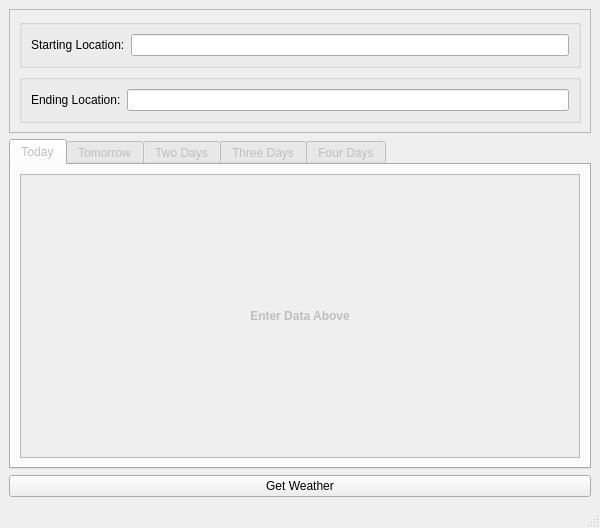
<?xml version="1.0" encoding="UTF-8"?>
<ui version="4.0">
 <class>MainWindow</class>
 <widget class="QMainWindow" name="MainWindow">
  <property name="geometry">
   <rect>
    <x>0</x>
    <y>0</y>
    <width>600</width>
    <height>528</height>
   </rect>
  </property>
  <property name="windowTitle">
   <string>Weather Trek</string>
  </property>
  <widget class="QWidget" name="centralwidget">
   <layout class="QVBoxLayout" name="verticalLayout_3">
    <item>
     <widget class="QFrame" name="frame">
      <property name="frameShape">
       <enum>QFrame::StyledPanel</enum>
      </property>
      <property name="frameShadow">
       <enum>QFrame::Raised</enum>
      </property>
      <layout class="QVBoxLayout" name="verticalLayout_2">
       <item>
        <widget class="QGroupBox" name="groupBox">
         <property name="title">
          <string/>
         </property>
         <layout class="QHBoxLayout" name="horizontalLayout_2">
          <item>
           <widget class="QLabel" name="startLabel">
            <property name="text">
             <string>Starting Location:</string>
            </property>
           </widget>
          </item>
          <item>
           <widget class="QLineEdit" name="startText"/>
          </item>
         </layout>
        </widget>
       </item>
       <item>
        <widget class="QGroupBox" name="groupBox_2">
         <property name="title">
          <string/>
         </property>
         <layout class="QHBoxLayout" name="horizontalLayout">
          <item>
           <widget class="QLabel" name="endLabel">
            <property name="text">
             <string>Ending Location:</string>
            </property>
           </widget>
          </item>
          <item>
           <widget class="QLineEdit" name="endText"/>
          </item>
         </layout>
        </widget>
       </item>
      </layout>
     </widget>
    </item>
    <item>
     <widget class="QTabWidget" name="reportTab">
      <property name="enabled">
       <bool>false</bool>
      </property>
      <property name="currentIndex">
       <number>0</number>
      </property>
      <widget class="QWidget" name="todayTab">
       <attribute name="title">
        <string>Today</string>
       </attribute>
       <layout class="QVBoxLayout" name="todayLayoutMain">
        <item>
         <widget class="QScrollArea" name="todayScroll">
          <property name="widgetResizable">
           <bool>true</bool>
          </property>
          <widget class="QWidget" name="todayScrollArea">
           <property name="geometry">
            <rect>
             <x>0</x>
             <y>0</y>
             <width>558</width>
             <height>203</height>
            </rect>
           </property>
           <layout class="QVBoxLayout" name="todayLayout">
            <item>
             <widget class="QLabel" name="todayDate">
              <property name="text">
               <string>&lt;html&gt;&lt;head/&gt;&lt;body&gt;&lt;p align=&quot;center&quot;&gt;&lt;span style=&quot; font-weight:600;&quot;&gt;Enter Data Above&lt;/span&gt;&lt;/p&gt;&lt;/body&gt;&lt;/html&gt;</string>
              </property>
             </widget>
            </item>
           </layout>
          </widget>
         </widget>
        </item>
       </layout>
      </widget>
      <widget class="QWidget" name="tomorrowTab">
       <attribute name="title">
        <string>Tomorrow</string>
       </attribute>
       <layout class="QVBoxLayout" name="tomorrowLayoutMain">
        <item>
         <widget class="QScrollArea" name="tomorrowScroll">
          <property name="widgetResizable">
           <bool>true</bool>
          </property>
          <widget class="QWidget" name="tomorrowScrollArea">
           <property name="geometry">
            <rect>
             <x>0</x>
             <y>0</y>
             <width>558</width>
             <height>203</height>
            </rect>
           </property>
           <layout class="QVBoxLayout" name="tomorrowLayout">
            <item>
             <widget class="QLabel" name="tomorrowDate">
              <property name="text">
               <string>&lt;html&gt;&lt;head/&gt;&lt;body&gt;&lt;p align=&quot;center&quot;&gt;&lt;span style=&quot; font-weight:600;&quot;&gt;Date&lt;/span&gt;&lt;/p&gt;&lt;/body&gt;&lt;/html&gt;</string>
              </property>
             </widget>
            </item>
           </layout>
          </widget>
         </widget>
        </item>
       </layout>
      </widget>
      <widget class="QWidget" name="twoTab">
       <attribute name="title">
        <string>Two Days</string>
       </attribute>
       <layout class="QVBoxLayout" name="twoLayoutMain">
        <item>
         <widget class="QScrollArea" name="twoScroll">
          <property name="widgetResizable">
           <bool>true</bool>
          </property>
          <widget class="QWidget" name="twoScrollArea">
           <property name="geometry">
            <rect>
             <x>0</x>
             <y>0</y>
             <width>558</width>
             <height>203</height>
            </rect>
           </property>
           <layout class="QVBoxLayout" name="twoLayout">
            <item>
             <widget class="QLabel" name="twoDate">
              <property name="text">
               <string>&lt;html&gt;&lt;head/&gt;&lt;body&gt;&lt;p align=&quot;center&quot;&gt;&lt;span style=&quot; font-weight:600;&quot;&gt;Date&lt;/span&gt;&lt;/p&gt;&lt;/body&gt;&lt;/html&gt;</string>
              </property>
             </widget>
            </item>
           </layout>
          </widget>
         </widget>
        </item>
       </layout>
      </widget>
      <widget class="QWidget" name="threeTab">
       <attribute name="title">
        <string>Three Days</string>
       </attribute>
       <layout class="QVBoxLayout" name="threeLayoutMain">
        <item>
         <widget class="QScrollArea" name="threeScroll">
          <property name="widgetResizable">
           <bool>true</bool>
          </property>
          <widget class="QWidget" name="threeScrollArea">
           <property name="geometry">
            <rect>
             <x>0</x>
             <y>0</y>
             <width>558</width>
             <height>203</height>
            </rect>
           </property>
           <layout class="QVBoxLayout" name="threeLayout">
            <item>
             <widget class="QLabel" name="threeDate">
              <property name="text">
               <string>&lt;html&gt;&lt;head/&gt;&lt;body&gt;&lt;p align=&quot;center&quot;&gt;&lt;span style=&quot; font-weight:600;&quot;&gt;Date&lt;/span&gt;&lt;/p&gt;&lt;/body&gt;&lt;/html&gt;</string>
              </property>
             </widget>
            </item>
           </layout>
          </widget>
         </widget>
        </item>
       </layout>
      </widget>
      <widget class="QWidget" name="fourTab">
       <attribute name="title">
        <string>Four Days</string>
       </attribute>
       <layout class="QVBoxLayout" name="fourLayoutMain">
        <item>
         <widget class="QScrollArea" name="fourScroll">
          <property name="widgetResizable">
           <bool>true</bool>
          </property>
          <widget class="QWidget" name="fourScrollArea">
           <property name="geometry">
            <rect>
             <x>0</x>
             <y>0</y>
             <width>558</width>
             <height>203</height>
            </rect>
           </property>
           <layout class="QVBoxLayout" name="fourLayout">
            <item>
             <widget class="QLabel" name="fourDate">
              <property name="text">
               <string>&lt;html&gt;&lt;head/&gt;&lt;body&gt;&lt;p align=&quot;center&quot;&gt;&lt;span style=&quot; font-weight:600;&quot;&gt;Date&lt;/span&gt;&lt;/p&gt;&lt;/body&gt;&lt;/html&gt;</string>
              </property>
             </widget>
            </item>
           </layout>
          </widget>
         </widget>
        </item>
       </layout>
      </widget>
     </widget>
    </item>
    <item>
     <widget class="QPushButton" name="startButton">
      <property name="text">
       <string>Get Weather</string>
      </property>
     </widget>
    </item>
   </layout>
  </widget>
  <widget class="QMenuBar" name="menubar">
   <property name="geometry">
    <rect>
     <x>0</x>
     <y>0</y>
     <width>600</width>
     <height>29</height>
    </rect>
   </property>
  </widget>
  <widget class="QStatusBar" name="statusbar"/>
 </widget>
 <resources/>
 <connections/>
</ui>
